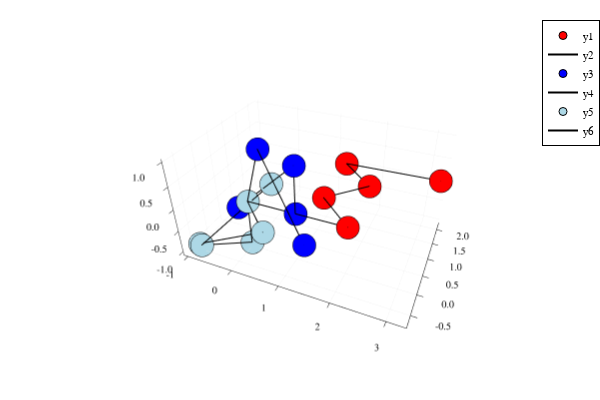

The code cell stored with this chart in its notebook:
### Code cell
p = plot()
plotChain!(P,"red")
plotChain!(Q,"blue")
plotChain!(lastQ,"lightblue")

### Figure 1 — Plotly figure (JSON) as saved in the notebook; plotly's stock layout.template omitted (floating-point values rounded to 4 significant figures)
{"data": [{"colorbar": {"title": {"text": ""}}, "legendgroup": "y1", "marker": {"color": "rgba(255, 0, 0, 1.000)", "line": {"color": "rgba(0, 0, 0, 1)", "width": 1}, "size": 8, "symbol": "circle"}, "mode": "markers", "name": "y1", "scene": "scene", "showlegend": true, "type": "scatter3d", "x": [0, 2.0, 1.269, 1.951, 1.219, 3.218], "xaxis": "x", "y": [0, 0, 0.682, 1.413, 2.095, 2.179], "yaxis": "y", "z": [0, 0, 0, 1.225e-16, -4.93e-32, 5.207e-16], "zaxis": "z", "zmax": null, "zmin": null}, {"colorbar": {"title": {"text": ""}}, "legendgroup": "y2", "line": {"color": "rgba(0, 0, 0, 1)", "dash": "solid", "shape": "linear", "width": 2}, "mode": "lines", "name": "y2", "scene": "scene", "showlegend": true, "type": "scatter3d", "x": [0, 2.0, 1.269, 1.951, 1.219, 3.218], "xaxis": "x", "y": [0, 0, 0.682, 1.413, 2.095, 2.179], "yaxis": "y", "z": [0, 0, 0, 1.225e-16, -4.93e-32, 5.207e-16], "zaxis": "z", "zmax": null, "zmin": null}, {"colorbar": {"title": {"text": ""}}, "legendgroup": "y3", "marker": {"color": "rgba(0, 0, 255, 1.000)", "line": {"color": "rgba(0, 0, 0, 1)", "width": 1}, "size": 8, "symbol": "circle"}, "mode": "markers", "name": "y3", "scene": "scene", "showlegend": true, "type": "scatter3d", "x": [1.35, 0, 0, 1, 1, -0.4045], "xaxis": "x", "y": [-0.4001, 0.5, 0, 0, 0, 0.2341], "yaxis": "y", "z": [-0.3032, 0.866, 0, 0, 1, -0.4045], "zaxis": "z", "zmax": null, "zmin": null}, {"colorbar": {"title": {"text": ""}}, "legendgroup": "y4", "line": {"color": "rgba(0, 0, 0, 1)", "dash": "solid", "shape": "linear", "width": 2}, "mode": "lines", "name": "y4", "scene": "scene", "showlegend": true, "type": "scatter3d", "x": [1.35, 0, 0, 1, 1, -0.4045], "xaxis": "x", "y": [-0.4001, 0.5, 0, 0, 0, 0.2341], "yaxis": "y", "z": [-0.3032, 0.866, 0, 0, 1, -0.4045], "zaxis": "z", "zmax": null, "zmin": null}, {"colorbar": {"title": {"text": ""}}, "legendgroup": "y5", "marker": {"color": "rgba(173, 216, 230, 1.000)", "line": {"color": "rgba(0, 0, 0, 1)", "width": 1}, "size": 8, "symbol": "circle"}, "mode": "markers", "name": "y5", "scene": "scene", "showlegend": true, "type": "scatter3d", "x": [0.407, -0.879, -5.054e-17, 0, 0.7195, -0.9718], "xaxis": "x", "y": [0.22, -0.4768, 1.305e-17, 0, -0.6945, -0.4245], "yaxis": "y", "z": [0.3641, -1.0, -1.0, 0, -2.592e-16, -1.033], "zaxis": "z", "zmax": null, "zmin": null}, {"colorbar": {"title": {"text": ""}}, "legendgroup": "y6", "line": {"color": "rgba(0, 0, 0, 1)", "dash": "solid", "shape": "linear", "width": 2}, "mode": "lines", "name": "y6", "scene": "scene", "showlegend": true, "type": "scatter3d", "x": [0.407, -0.879, -5.054e-17, 0, 0.7195, -0.9718], "xaxis": "x", "y": [0.22, -0.4768, 1.305e-17, 0, -0.6945, -0.4245], "yaxis": "y", "z": [0.3641, -1.0, -1.0, 0, -2.592e-16, -1.033], "zaxis": "z", "zmax": null, "zmin": null}], "layout": {"annotations": [], "height": 400, "legend": {"bgcolor": "rgba(255, 255, 255, 1.000)", "bordercolor": "rgba(0, 0, 0, 1)", "borderwidth": 1, "font": {"color": "rgba(0, 0, 0, 1)", "family": "sans-serif", "size": 11}, "title": {"font": {"color": "rgba(0, 0, 0, 1)", "family": "sans-serif", "size": 15}, "text": ""}, "tracegroupgap": 0, "traceorder": "normal", "x": 1, "xanchor": "auto", "y": 1, "yanchor": "auto"}, "margin": {"b": 20, "l": 0, "r": 0, "t": 20}, "paper_bgcolor": "rgba(255, 255, 255, 1.000)", "plot_bgcolor": "rgba(255, 255, 255, 1.000)", "scene": {"aspectmode": "auto", "aspectratio": {"x": 1.443, "y": 0.9897, "z": 0.7002}, "camera": {"center": {"x": 0, "y": 0, "z": 0}, "eye": {"x": 0.8533, "y": -1.984, "z": 1.447}, "projection": {"type": "perspective"}, "up": {"x": 0, "y": 0, "z": 1}}, "domain": {"x": [0.06582, 0.9934], "y": [0.03762, 0.9902]}, "xaxis": {"gridcolor": "rgba(0, 0, 0, 0.1)", "gridwidth": 0.5, "linecolor": "rgba(0, 0, 0, 1)", "mirror": false, "range": [-1.098, 3.343], "showgrid": true, "showline": true, "showticklabels": true, "tickangle": 0, "tickcolor": "rgb(0, 0, 0)", "tickfont": {"color": "rgba(0, 0, 0, 1)", "family": "sans-serif", "size": 11}, "tickmode": "array", "ticks": "inside", "ticktext": ["-1", "0", "1", "2", "3"], "tickvals": [-1, 0, 1, 2, 3], "title": {"font": {"color": "rgba(0, 0, 0, 1)", "family": "sans-serif", "size": 15}, "text": ""}, "type": "linear", "visible": true, "zeroline": false, "zerolinecolor": "rgba(0, 0, 0, 1)"}, "yaxis": {"gridcolor": "rgba(0, 0, 0, 0.1)", "gridwidth": 0.5, "linecolor": "rgba(0, 0, 0, 1)", "mirror": false, "range": [-0.7807, 2.265], "showgrid": true, "showline": true, "showticklabels": true, "tickangle": 0, "tickcolor": "rgb(0, 0, 0)", "tickfont": {"color": "rgba(0, 0, 0, 1)", "family": "sans-serif", "size": 11}, "tickmode": "array", "ticks": "inside", "ticktext": ["-0.5", "0.0", "0.5", "1.0", "1.5", "2.0"], "tickvals": [-0.5, 0, 0.5, 1, 1.5, 2], "title": {"font": {"color": "rgba(0, 0, 0, 1)", "family": "sans-serif", "size": 15}, "text": ""}, "type": "linear", "visible": true, "zeroline": false, "zerolinecolor": "rgba(0, 0, 0, 1)"}, "zaxis": {"gridcolor": "rgba(0, 0, 0, 0.1)", "gridwidth": 0.5, "linecolor": "rgba(0, 0, 0, 1)", "mirror": false, "range": [-1.094, 1.061], "showgrid": true, "showline": true, "showticklabels": true, "tickangle": 0, "tickcolor": "rgb(0, 0, 0)", "tickfont": {"color": "rgba(0, 0, 0, 1)", "family": "sans-serif", "size": 11}, "tickmode": "array", "ticks": "inside", "ticktext": ["-1.0", "-0.5", "0.0", "0.5", "1.0"], "tickvals": [-1, -0.5, 0, 0.5, 1], "title": {"font": {"color": "rgba(0, 0, 0, 1)", "family": "sans-serif", "size": 15}, "text": ""}, "type": "linear", "visible": true, "zeroline": false, "zerolinecolor": "rgba(0, 0, 0, 1)"}}, "showlegend": true, "width": 600}}
